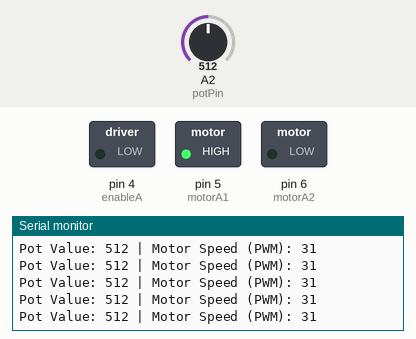
A sketch run on a simulated Arduino Uno, built with avr-gcc and run on an emulated ATmega328P. Shown: switched loads named in the sketch (green lamp = pin HIGH), the last lines printed to the serial monitor. The test bench sets the inputs (shaded band); at power-on: A2 (potPin) = 512.

Above: at 1.2 s.
1.3 s: A2 (potPin) set to 984
At 1.33 s:
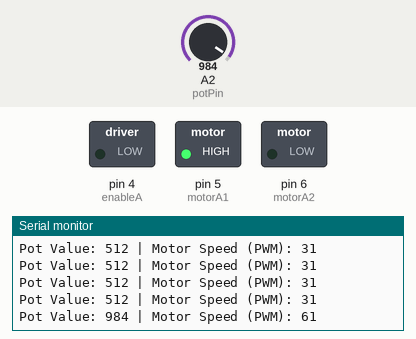
2.8 s: A2 (potPin) set to 1007
At 2.8 s:
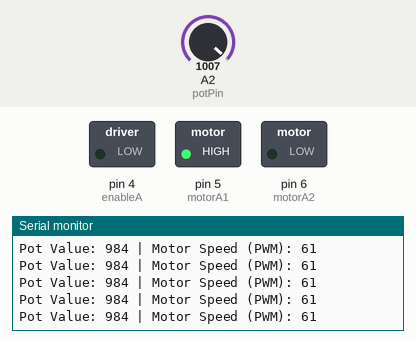
Timing chart, 0 to 5.8 s (numbered marks = the images above; inputs shaded):
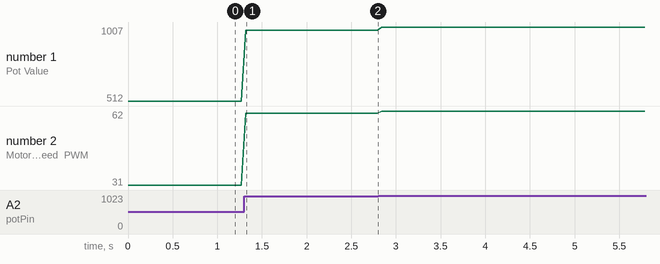

The sketch:

Arduino_IDE_Code.ino
```cpp
// Define Motor Pins (connected to L298N)
const int motorA1 = 5; // Direction Pin 1
const int motorA2 = 6; // Direction Pin 2
const int enableA = 4; // PWM Pin for Speed
// Define Analog Input Pin (Potentiometer)
const int potPin = 2; // Analog pin for potentiometer
void setup() {
Serial.begin(9600); // Start serial for debugging
pinMode(motorA1, OUTPUT);
pinMode(motorA2, OUTPUT);
pinMode(enableA, OUTPUT);
// Initial direction (e.g., forward)
digitalWrite(motorA1, HIGH);
digitalWrite(motorA2, LOW);
}
void loop() {
// 1. Read analog value from potentiometer (0-1023)
int potValue = analogRead(potPin);
// 2. Map the analog value to the PWM range (0-255)
int motorSpeed = map(potValue, 0, 4096, 0, 255);
// 3. Set motor speed using analogWrite (PWM)
analogWrite(enableA, motorSpeed);
// Display values (optional, for monitoring)
Serial.print("Pot Value: ");
Serial.print(potValue);
Serial.print(" | Motor Speed (PWM): ");

Serial.println(motorSpeed);
delay(50); // Small delay for stability
}
```

Measured:
- after the input at 1.3 s, the serial monitor: prints a new line at once (image 1)
- plotted number 1: 512 → 984 after the input at 1.3 s, 984 → 1007 after the input at 2.8 s
- plotted number 2: 31 → 61 after the input at 1.3 s, 61 → 62 after the input at 2.8 s
